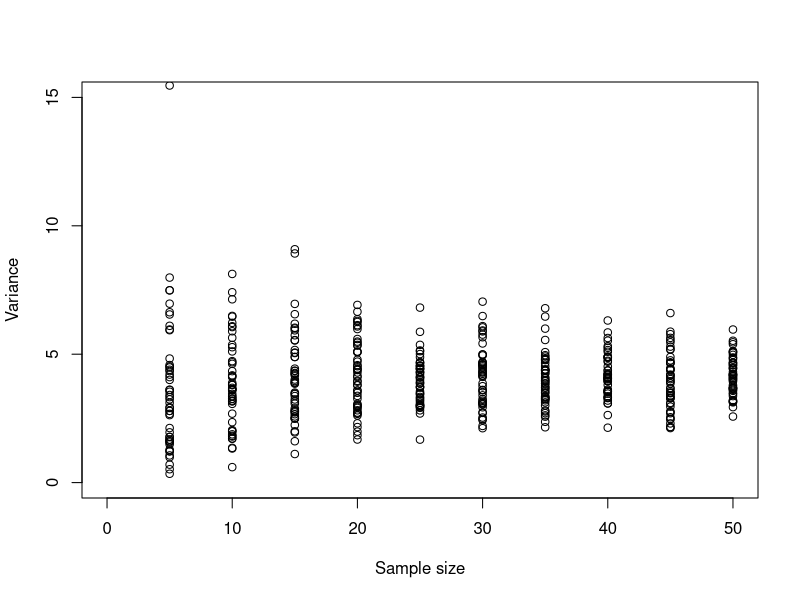

Recreate this plot in R.
## ---- chunk 1
knitr::opts_chunk$set(echo = TRUE)
## ---- chunk 2
plot(c(0, 50), c(0, 15), type = "n", xlab = "Sample size", ylab = "Variance")
## ---- chunk 3
for (n in seq(5, 50, 5)) # samples of 5, 10, 15...
{
    for (i in 1:50) # 50 replicates
    {
        x <- rnorm(n, mean = 10, sd = 2)
        points(n, var(x))
    }
}
## ---- chunk 4
set <- NULL  # sets up a dummy variable to hold our 10000 simulations
n <- 15
for (i in 1:10000) {
    set[i] <- mean(sample(x, n, replace = TRUE))
}
## ---- chunk 5
quantile(set)
## ---- chunk 6
quantile(set, c(0.025, 0.975))
